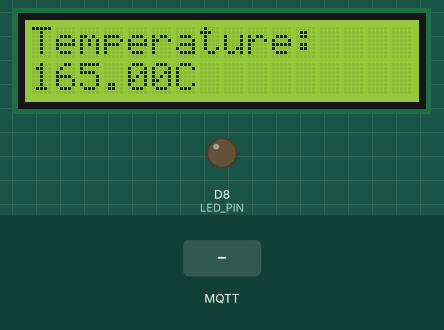
A sketch run on a simulated ESP8266 (NodeMCU). Parts: 16×2 character LCD, output pins drawn as LEDs (lit = HIGH). Inputs (shaded band) come from the test bench. WiFi joins after 1.5 s; servers stay silent unless stated; random numbers use the default seed unless the sketch sets one; no MQTT or app messages arrive unless stated; what the sketch prints to the serial monitor is not drawn.

Above: at 3.8 s.
3.9 s: MQTT message "HiAlfredCommand/set" arrives on the first subscribed topic
At 4.5 s:
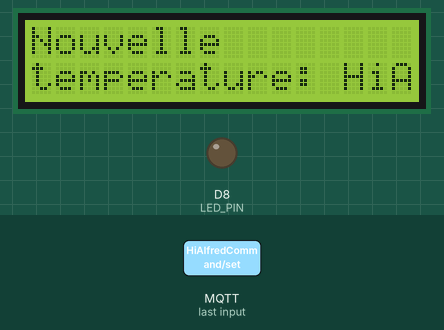
5.4 s: MQTT message "0" arrives on the first subscribed topic
At 6.2 s:
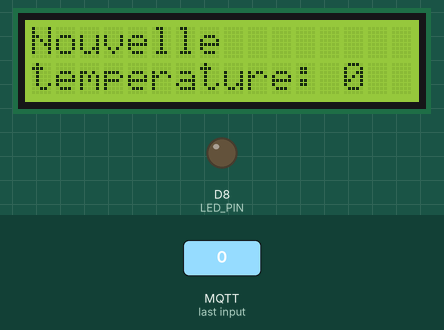
6.9 s: MQTT message "on" arrives on the first subscribed topic
At 7.4 s:
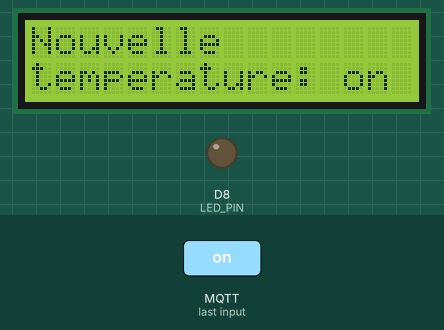
8.4 s: MQTT message "off" arrives on the first subscribed topic
At 9.6 s:
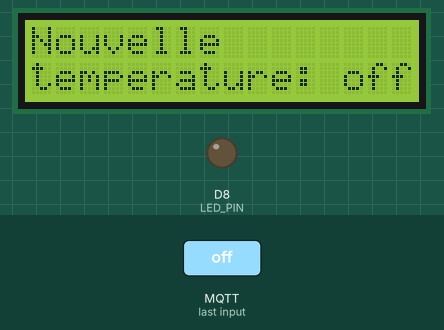
9.9 s: MQTT message "4" arrives on the second subscribed topic
At 10.2 s:
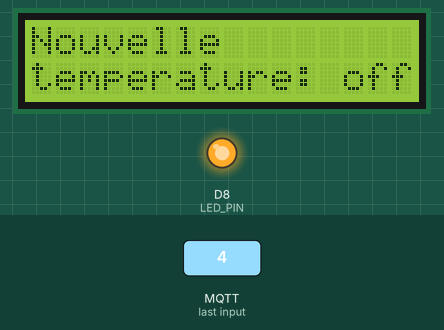
11.4 s: MQTT message "3" arrives on the first subscribed topic
At 12.0 s:
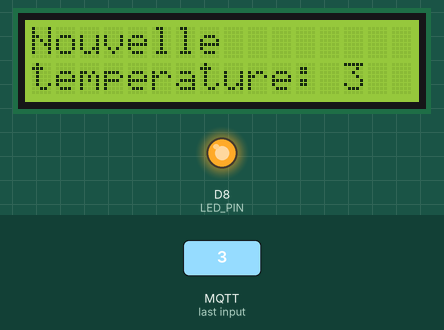
Timing chart, 0 to 13.9 s (numbered marks = the images above; inputs shaded):
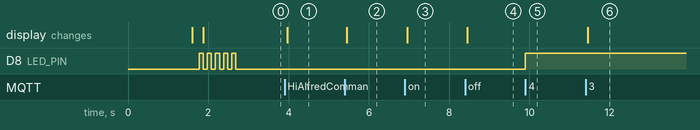

The sketch:

nodemcu.ino
```cpp
#include <ESP8266WiFi.h>
#include <PubSubClient.h>
#include <LiquidCrystal_I2C.h>

// data pins definition
#define TMP_PIN A0
#define LED_PIN D8

// wifi and broker settings
const char* ssid = "Eliott's iPhone";
const char* password = "ntmmmmmm";
const char* mqtt_server = "iot.eclipse.org";

WiFiClient espClient;
PubSubClient client(espClient);
LiquidCrystal_I2C lcd(0x20, 16, 2);

char msg[50];


// ██╗    ██╗██╗███████╗██╗
// ██║    ██║██║██╔════╝██║
// ██║ █╗ ██║██║█████╗  ██║
// ██║███╗██║██║██╔══╝  ██║
// ╚███╔███╔╝██║██║     ██║
//  ╚══╝╚══╝ ╚═╝╚═╝     ╚═╝


/**
 * Sets up the WiFi connection.
 *
 */
void setup_wifi() {
  delay(100);
  // We start by connecting to a WiFi network
  Serial.print("Connecting to ");
  Serial.println(ssid);
  WiFi.begin(ssid, password);
  while (WiFi.status() != WL_CONNECTED) {
    delay(500);
    Serial.print(".");
  }
  randomSeed(micros());
  Serial.println("");
  Serial.println("WiFi connected");
  Serial.print("IP address: ");
  Serial.println(WiFi.localIP());
}


// ███╗   ███╗ ██████╗ ████████╗████████╗
// ████╗ ████║██╔═══██╗╚══██╔══╝╚══██╔══╝
// ██╔████╔██║██║   ██║   ██║      ██║
// ██║╚██╔╝██║██║▄▄ ██║   ██║      ██║
// ██║ ╚═╝ ██║╚██████╔╝   ██║      ██║
// ╚═╝     ╚═╝ ╚══▀▀═╝    ╚═╝      ╚═╝


/**
 * Sets the MQTT broker connection up.
 *
 */
void setup_mqtt() {
  client.setServer(mqtt_server, 1883);
  client.setCallback(callback); // callback function called when new data on any subscribed topic
}


/**
 * Callback method called on any subscribed topic's update.
 *
 */
void callback(char* topic, byte* payload, unsigned int length) {
  Serial.print("Topic is : [");
  Serial.print(topic);
  Serial.print("] Payload: ");
  String myString = (char*) payload;  // converting the payload to raw string
  Serial.println(myString);
  String topicString = topic;

  if (topicString == "HiAlfredCommand/simple") {

    char p = (char)payload[0];

    Serial.println(p);
    switch (p) {

      case '0': {
          Serial.print(" Temperature is: " );
          float celsius = getTemperature();
          Serial.println(celsius);
          String msg = "";
          msg = msg + celsius;
          char message[6];
          msg.toCharArray(message, 6);
          client.publish("HiAlfredData/tmp", message);
        }
        break;

      case '3': {
          String status = "";
          status = status + digitalRead(LED_PIN);
          Serial.println("LED status is ");
          Serial.println(status);
          char message[4];
          status.toCharArray(message, 4);
          client.publish("HiAlfredData/led", message);
        }
        break;

      case '4': {
          switch_led();
        }
        break;

      default: {
        }
        break;
    }
  }

  else if (topicString == "HiAlfredCommand/set") {

    write_screen_message("Nouvelle", "temperature: " + myString);
  }
}


/**
 * Method aiming at connecting to MQTT broker and subscribing to topics.
 *
 */
void mqtt_connect() {
  // Loop until we're connected
  while (!client.connected()) {
    Serial.print("Attempting MQTT connection...");
    // Create a random client ID
    String clientId = "ESP8266Client-";
    clientId += String(random(0xffff), HEX);
    // Attempt to connect
    //if you MQTT broker has clientID,username and password
    //please change following line to    if (client.connect(clientId,userName,passWord))
    if (client.connect(clientId.c_str())) {
      Serial.println("connected");
      //once connected to MQTT broker, subscribe to command if any
      client.subscribe("HiAlfredCommand/set");
      client.subscribe("HiAlfredCommand/simple");
    }
    else {
      Serial.print("failed, rc=");
      Serial.print(client.state());
      Serial.println(" try again in 5 seconds");
      // Wait 6 seconds before retrying
      delay(6000);
    }
  }
}


// ███╗   ██╗ ██████╗ ██████╗ ███████╗███╗   ███╗ ██████╗██╗   ██╗
// ████╗  ██║██╔═══██╗██╔══██╗██╔════╝████╗ ████║██╔════╝██║   ██║
// ██╔██╗ ██║██║   ██║██║  ██║█████╗  ██╔████╔██║██║     ██║   ██║
// ██║╚██╗██║██║   ██║██║  ██║██╔══╝  ██║╚██╔╝██║██║     ██║   ██║
// ██║ ╚████║╚██████╔╝██████╔╝███████╗██║ ╚═╝ ██║╚██████╗╚██████╔╝
// ╚═╝  ╚═══╝ ╚═════╝ ╚═════╝ ╚══════╝╚═╝     ╚═╝ ╚═════╝ ╚═════╝


/**
 * Sets up the NodeMCU.
 *
 */
void setup() {

  Serial.begin(115200);
  setup_wifi();
  setup_mqtt();

  setup_screen();
  setup_led();
}


/**
 * Looping method.
 *
 */
void loop() {
  if (!client.connected()) {
    mqtt_connect();
  }
  client.loop();
}


/**
 * Real-time temperature getter.
 *
 */
float getTemperature() {
  int analogValue = analogRead(TMP_PIN);
  float millivolts = (analogValue / 1024.0) * 3300; //3300 is the voltage provided by NodeMCU
  float tmpCelsius = millivolts / 10;
  return tmpCelsius;
}


// ███████╗ ██████╗██████╗ ███████╗███████╗███╗   ██╗
// ██╔════╝██╔════╝██╔══██╗██╔════╝██╔════╝████╗  ██║
// ███████╗██║     ██████╔╝█████╗  █████╗  ██╔██╗ ██║
// ╚════██║██║     ██╔══██╗██╔══╝  ██╔══╝  ██║╚██╗██║
// ███████║╚██████╗██║  ██║███████╗███████╗██║ ╚████║
// ╚══════╝ ╚═════╝╚═╝  ╚═╝╚══════╝╚══════╝╚═╝  ╚═══╝


/**
 * Sets up the I2C screen.
 *
 */
void setup_screen() {

  // The begin call takes the width and height. This
  // Should match the number provided to the I2C constructor.
  lcd.begin(16, 2);
  lcd.init();

  // Turn on the backlight.
  lcd.backlight();

  String tmp = String(getTemperature()) + 'C';
  write_screen_message("Temperature:", tmp);

  Serial.print("Temperature: ");
  Serial.println(tmp);
}


/**
 * Writes a message on the screen.
 *
 */
void write_screen_message(String firstLine, String secondLine) {

  clear_screen();
  write_screen(0, 0, firstLine);
  write_screen(0, 1, secondLine);
}


/**
 * Writes a String at x and y position.
 *
 */
void write_screen(int x, int y, String msg) {
  lcd.setCursor(x, y);
  lcd.print(msg);
}


/**
 * Clears the screen.
 *
 */
void clear_screen() {
  String empty = "                ";
  write_screen(0, 0, empty);
  write_screen(0, 1, empty);
}


// ██╗     ███████╗██████╗
// ██║     ██╔════╝██╔══██╗
// ██║     █████╗  ██║  ██║
// ██║     ██╔══╝  ██║  ██║
// ███████╗███████╗██████╔╝
// ╚══════╝╚══════╝╚═════╝


/**
 *  Sets up the LED.
 *
 */
void setup_led() {

  pinMode(LED_PIN, OUTPUT);
  start_blink_led();
  /*
    Serial.println("the LED is currently: ");
    Serial.println(digitalRead(LED_PIN));
    Serial.println("");
    Serial.println("Switching the LED on...");
    switch_led_on();
    Serial.println("the LED is now: ");
    Serial.println(digitalRead(LED_PIN));
    Serial.println("");
  */
}


/**
 * Switches the LED ON or OFF depending on its status.
 *
 */
void switch_led() {
  if (digitalRead(LED_PIN) == 0) {
    switch_led_on();
  }
  else {
    switch_led_off();
  }
}

void switch_led_on() {
  digitalWrite(LED_PIN, HIGH);
}

void switch_led_off() {
  digitalWrite(LED_PIN, LOW);
}


/**
 * Makes the LED blink for a few seconds.
 *
 */
void start_blink_led() {

  digitalWrite(LED_PIN, HIGH);   // turn the LED on (HIGH is the voltage level)
  delay(100);                       // wait for a second
  digitalWrite(LED_PIN, LOW);    // turn the LED off by making the voltage LOW
  delay(100);
  digitalWrite(LED_PIN, HIGH);   // turn the LED on (HIGH is the voltage level)
  delay(100);                       // wait for a second
  digitalWrite(LED_PIN, LOW);    // turn the LED off by making the voltage LOW
  delay(100);
  digitalWrite(LED_PIN, HIGH);   // turn the LED on (HIGH is the voltage level)
  delay(100);                       // wait for a second
  digitalWrite(LED_PIN, LOW);    // turn the LED off by making the voltage LOW
  delay(100);
  digitalWrite(LED_PIN, HIGH);   // turn the LED on (HIGH is the voltage level)
  delay(100);                       // wait for a second
  digitalWrite(LED_PIN, LOW);    // turn the LED off by making the voltage LOW
  delay(100);
  digitalWrite(LED_PIN, HIGH);   // turn the LED on (HIGH is the voltage level)
  delay(100);
  digitalWrite(LED_PIN, LOW);    // turn the LED off by making the voltage LOW
}
```

Measured:
- after the input at 3.9 s, the display: changes after 0.07 s (image 1)
- after the input at 5.4 s, the display: changes after 0.05 s (image 2)
- after the input at 6.9 s, the display: changes after 0.05 s (image 3)
- after the input at 8.4 s, the display: changes after 0.06 s (image 4)
- after the input at 9.9 s, D8 (LED_PIN): LOW → HIGH at once
- after the input at 11.4 s, the display: changes after 0.05 s (image 6)
